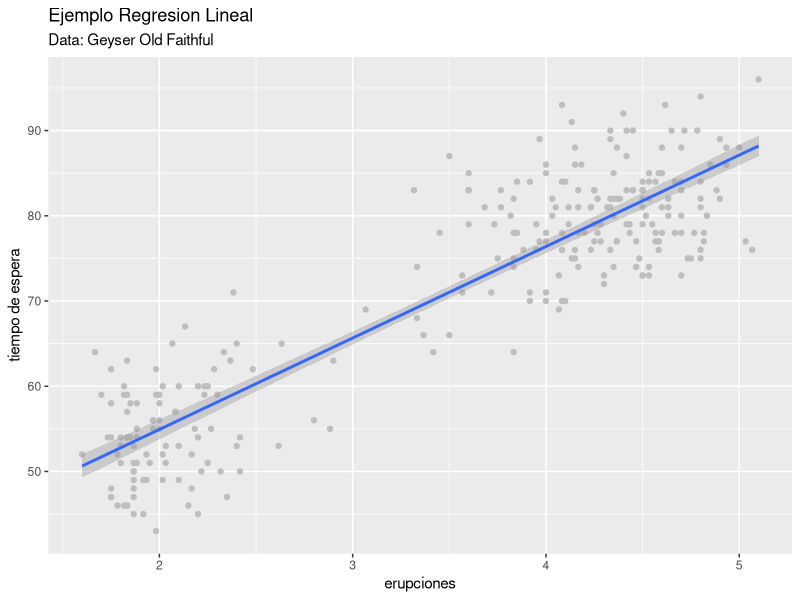

Here is the R script that generated this plot:
# Ejemplo regresion lineal sencilla
library(ggplot2)
library(Hmisc)
ggplot(faithful,aes(eruptions,waiting)) +
  geom_point(color="gray") +
  geom_smooth(method='lm',formula=y~x) +
  labs(title = "Ejemplo Regresion Lineal", subtitle = "Data: Geyser Old Faithful") +
  xlab("erupciones") +
  ylab("tiempo de espera")
